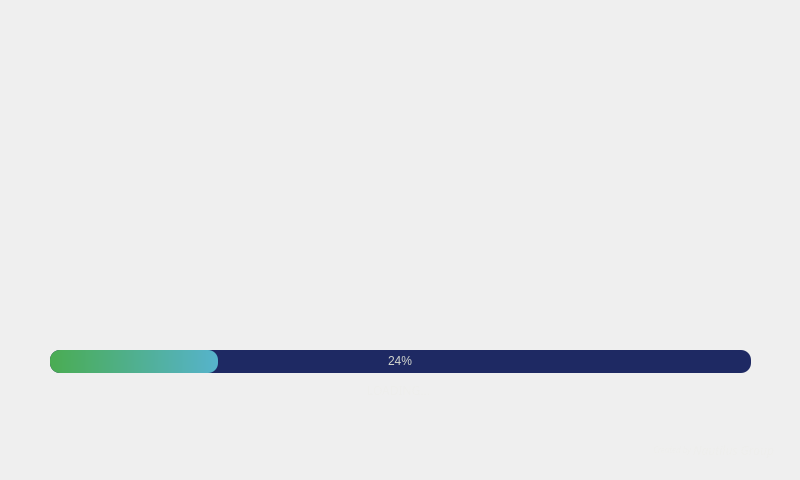
<?xml version="1.0" encoding="UTF-8"?>
<ui version="4.0">
 <class>MainWindow</class>
 <widget class="QMainWindow" name="MainWindow">
  <property name="geometry">
   <rect>
    <x>0</x>
    <y>0</y>
    <width>800</width>
    <height>480</height>
   </rect>
  </property>
  <property name="minimumSize">
   <size>
    <width>800</width>
    <height>480</height>
   </size>
  </property>
  <property name="maximumSize">
   <size>
    <width>800</width>
    <height>480</height>
   </size>
  </property>
  <property name="windowTitle">
   <string>MainWindow</string>
  </property>
  <widget class="QWidget" name="centralwidget">
   <layout class="QHBoxLayout" name="horizontalLayout">
    <property name="spacing">
     <number>0</number>
    </property>
    <property name="leftMargin">
     <number>0</number>
    </property>
    <property name="topMargin">
     <number>0</number>
    </property>
    <property name="rightMargin">
     <number>0</number>
    </property>
    <property name="bottomMargin">
     <number>0</number>
    </property>
    <item>
     <widget class="QFrame" name="frBg">
      <property name="styleSheet">
       <string notr="true">#frBg {
/*	background-image: url(:/imagemBg/imagemBg.png);*/
	background-position: center;
	background-repeat: no-repeat;
	border-image:  url(:/imagemBg/imagemBg.png);
}</string>
      </property>
      <property name="frameShape">
       <enum>QFrame::NoFrame</enum>
      </property>
      <property name="frameShadow">
       <enum>QFrame::Raised</enum>
      </property>
      <widget class="QProgressBar" name="pbarSplash">
       <property name="geometry">
        <rect>
         <x>50</x>
         <y>350</y>
         <width>701</width>
         <height>23</height>
        </rect>
       </property>
       <property name="styleSheet">
        <string notr="true">#pbarSplash {
	border-radius: 10px;
	background-color: rgb(30, 41, 99);
	color: rgb(211, 215, 207);
	border-style: none;
	text-align: center;
}

#pbarSplash::chunk {
	border-radius: 10px;
	background-color: qlineargradient(spread:pad, x1:0, y1:0.506, x2:1, y2:0.5, stop:0 rgba(74, 172, 82, 255), stop:1 rgba(86, 179, 204, 255));
}</string>
       </property>
       <property name="value">
        <number>24</number>
       </property>
      </widget>
      <widget class="QLabel" name="lbCreated">
       <property name="geometry">
        <rect>
         <x>693</x>
         <y>440</y>
         <width>81</width>
         <height>20</height>
        </rect>
       </property>
       <property name="font">
        <font>
         <family>Fira Sans</family>
         <pointsize>9</pointsize>
         <italic>true</italic>
        </font>
       </property>
       <property name="styleSheet">
        <string notr="true">#lbCreated {
	color: rgb(238, 238, 236);
}</string>
       </property>
       <property name="text">
        <string>Nautilus Group</string>
       </property>
       <property name="alignment">
        <set>Qt::AlignRight|Qt::AlignTrailing|Qt::AlignVCenter</set>
       </property>
      </widget>
      <widget class="QLabel" name="lbCreated_2">
       <property name="geometry">
        <rect>
         <x>630</x>
         <y>440</y>
         <width>61</width>
         <height>20</height>
        </rect>
       </property>
       <property name="font">
        <font>
         <family>Fira Sans</family>
         <pointsize>6</pointsize>
         <italic>true</italic>
        </font>
       </property>
       <property name="styleSheet">
        <string notr="true">#lbCreated_2 {
	color: rgb(238, 238, 236);
}</string>
       </property>
       <property name="text">
        <string>Created by</string>
       </property>
       <property name="alignment">
        <set>Qt::AlignRight|Qt::AlignTrailing|Qt::AlignVCenter</set>
       </property>
      </widget>
      <widget class="QLabel" name="lbInfo">
       <property name="geometry">
        <rect>
         <x>23</x>
         <y>380</y>
         <width>751</width>
         <height>20</height>
        </rect>
       </property>
       <property name="font">
        <font>
         <family>Ubuntu Mono</family>
        </font>
       </property>
       <property name="styleSheet">
        <string notr="true">#lbInfo {
	color: rgb(238, 238, 236);
}</string>
       </property>
       <property name="text">
        <string>LOADING...</string>
       </property>
       <property name="alignment">
        <set>Qt::AlignCenter</set>
       </property>
      </widget>
     </widget>
    </item>
   </layout>
  </widget>
 </widget>
 <resources>
  <include location="SplashIcons.qrc"/>
 </resources>
 <connections/>
</ui>
